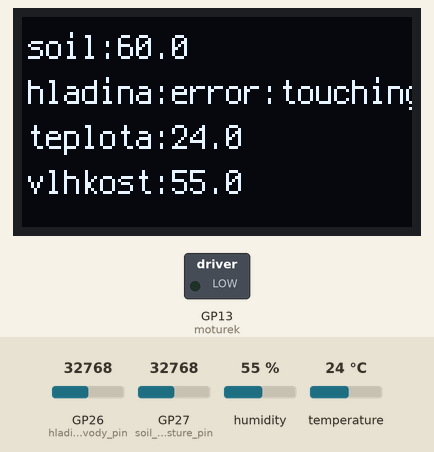
Simulated run of this program. Board: Raspberry Pi Pico running CircuitPython. On the bench: 130×70 one-colour display, switched loads named in the program (green lamp = pin HIGH). Inputs (shaded band) come from the test bench; at power-on: GP26 (hladina_vody_pin) = 32768, GP27 (soil_moisture_pin) = 32768, humidity 55 %, temperature 24 °C (analog values on the 0–65535 scale). Files the program writes start out absent; files that are not in the repository are absent; what the program prints to the serial console is not drawn.

Above: at 1.2 s.
1.3 s: GP26 (hladina_vody_pin) set to 17312
2.8 s: GP26 (hladina_vody_pin) set to 16256
At 3.5 s:
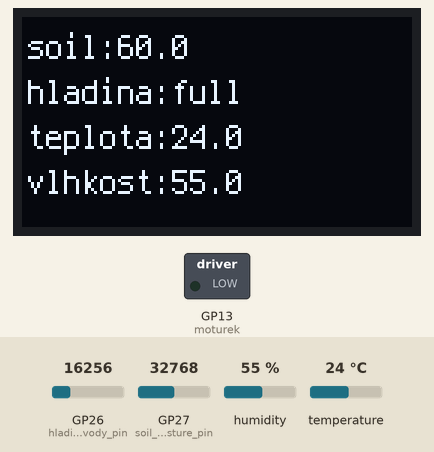
4.3 s: GP27 (soil_moisture_pin) set to 39968
At 5.2 s:
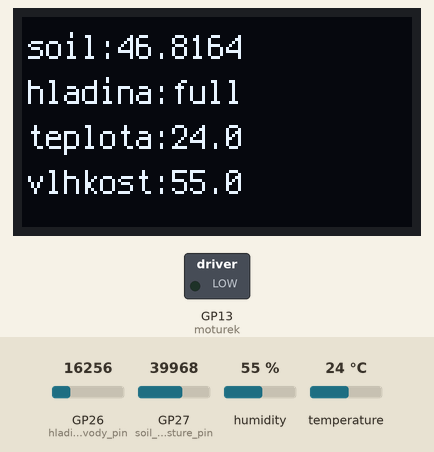
5.9 s: GP27 (soil_moisture_pin) set to 41472
At 16.07 s:
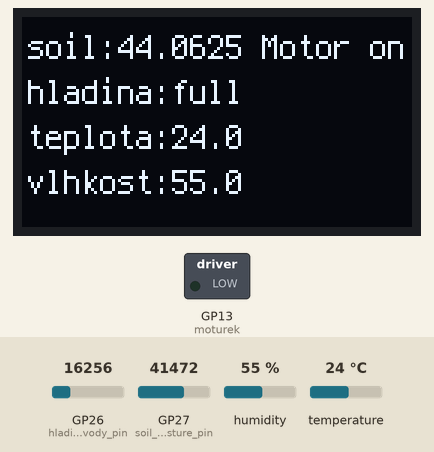
Timing chart, 0 to 29.4 s (numbered marks = the images above; inputs shaded):
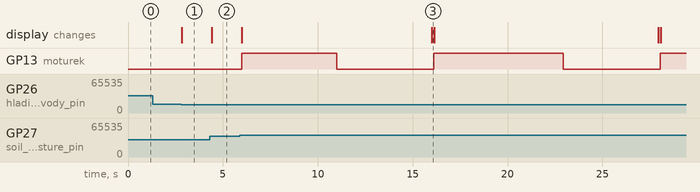

Measured:
- the behaviour switches between 16896 and 16880 on GP26 (hladina_vody_pin) (found by bisection; images 0 and 1)
- the behaviour switches between 40944 and 40960 on GP27 (soil_moisture_pin) (found by bisection; images 2 and 3)
- after the input at 1.3 s, every drawn part: stays the same
- after the input at 2.8 s, the display: changes at once (image 1)
- after the input at 4.3 s, the display: changes after 0.12 s (image 2)
- after the input at 5.9 s, GP13 (moturek): goes HIGH 5.0 s, LOW 5.1 s, HIGH 6.8 s, LOW 5.1 s, then HIGH, starting after 0.10 s; the display: first changes after 0.10 s (image 3 shows a later state)

The program:

code.py
```python
import time
import board
from analogio import AnalogIn
import digitalio
import busio
import displayio
import terminalio
from adafruit_display_text import label
from adafruit_displayio_sh1106 import SH1106
from digitalio import DigitalInOut, Direction, Pull
import adafruit_sht31d
import adafruit_sdcard
import storage


# premenne
doba_polievania = float(5)
cas_kontroly = 0.1
dry_val = 45
chcena_val = 60 # pozadovana vlhkost
filename = "doba_polievania"
filename2 = "vlhkost"
odmlka_senzoru = 5


# výška hladiny premenne
malo = 0.35
polovica = 0.56
akurat = 0.7
full = 0.85
error = 1.5

#SDcard
# Initialize SPI bus and pins
spi = busio.SPI(board.GP18, MOSI=board.GP19, MISO=board.GP16)
cs = digitalio.DigitalInOut(board.GP21)  # Chip select pin (pin 7)
# Initialize SD card object
sdcard = adafruit_sdcard.SDCard(spi, cs)
# Mount the SD card
vfs = storage.VfsFat(sdcard)
storage.mount(vfs, "/sd")
# Create a file and write data to it

try:
    with open("/sd/{0}.txt".format(filename), "r") as file:
        for line in file:
            pass
        doba_polievania = float(line)
        print(doba_polievania)
except:
    doba_polievania = doba_polievania


"""
THIS WORKS
with open("/sd/{0}.txt".format(filename), "a") as file:
    file.write("\n{0}".format(doba_polievania))
with open("/sd/{0}.txt".format(filename), "r") as file:
    for line in file:
        pass
    doba_polievania = line
    print(doba_polievania)
"""

# SHT30
i2c_sht30 = busio.I2C(scl=board.GP3, sda=board.GP2)
sensor = adafruit_sht31d.SHT31D(i2c_sht30)

# moturek definice
moturek = digitalio.DigitalInOut(board.GP13)
moturek.direction = digitalio.Direction.OUTPUT

# Display
displayio.release_displays()
sda_pin = board.GP0
scl_pin = board.GP1
i2c = busio.I2C(scl=scl_pin, sda=sda_pin)
display_bus = displayio.I2CDisplay(i2c, device_address=0x3C)
WIDTH = 130
HEIGHT = 70
display = SH1106(display_bus, width=WIDTH, height=HEIGHT, rotation=180)
display.auto_refresh = False
splash = displayio.Group()
display.show(splash)
# Draw a label
text = ""
text_area = label.Label(terminalio.FONT, text=text, color=0xFFFF00, x=2, y=10)
splash.append(text_area)

# soil moisture
soil_moisture_pin = AnalogIn(board.A1)
#hladina vody
hladina_vody_pin = AnalogIn(board.A0)


def get_voltage(pin):
    return (pin.value * 3.3) / 65536
def get_moisture_level(voltage):
    return 100-(voltage / 3.3)*100
    #return voltage/3.3


while True:

    print(doba_polievania)

    temperature = sensor.temperature
    humidity = sensor.relative_humidity
    print(f"Temperature: {temperature:.2f} C")
    print(f"Humidity: {humidity:.2f} %")

# Read the voltage from the soil moisture sensor
    voltage = get_voltage(soil_moisture_pin)
    voltage_hladina_vody = get_voltage(hladina_vody_pin)

# hodnoty výšky hladiny vody
    if voltage_hladina_vody <= malo:
        voltage_hladina_vody_value = 'malo'
    if voltage_hladina_vody <= polovica and voltage_hladina_vody >= malo:
        voltage_hladina_vody_value = 'polovica'
    if voltage_hladina_vody <= akurat and voltage_hladina_vody >= polovica:
        voltage_hladina_vody_value = 'akurat'
    if voltage_hladina_vody >= akurat and voltage_hladina_vody <= full:
        voltage_hladina_vody_value = 'full'
    if voltage_hladina_vody >= full:
        voltage_hladina_vody_value = 'error:touching'

# Calculate the moisture level percentage
    moisture_level = get_moisture_level(voltage)

    # Print the values
    #print("Soil Moisture Voltage: {:.2f} V".format(voltage))
    print("Soil Moisture Level: {:.2f}%".format(moisture_level*(120/100)))

    print()

    text_area.text = "soil:{0}\nhladina:{1}\nteplota:{2}\nvlhkost:{3}".format(moisture_level*(120/100),voltage_hladina_vody_value, temperature, humidity)
    display.refresh()

    if moisture_level*(120/100) <= dry_val:
        print('moturek on')
        moturek.value = True
        time.sleep(doba_polievania)
        moturek.value = False
        time.sleep(odmlka_senzoru)

        # znovu zneram hodnotu na moisture analog pine, aby som zistila novú hodnotu
        voltage = get_voltage(soil_moisture_pin)
        moisture_level = get_moisture_level(voltage)
        with open("/sd/{0}.txt".format(filename2), "a") as file:
            file.write("\n{0}".format(moisture_level*(120/100)))

        # algoritmus
        doba_polievania = doba_polievania*(chcena_val/(moisture_level*(120/100)))
        with open("/sd/{0}.txt".format(filename), "a") as file:
            file.write("\n{0}".format(doba_polievania))

        # display refresh
        text_area.text = "soil:{0} Motor on\nhladina:{1}\nteplota:{2}\nvlhkost:{3}".format(moisture_level*(120/100),voltage_hladina_vody_value, temperature, humidity)
        display.refresh()

        text_area.text = "soil:{0} Motor on\nhladina:{1}\nteplota:{2}\nvlhkost:{3}".format(moisture_level*(120/100),voltage_hladina_vody_value, temperature, humidity)
        display.refresh()
        #time.sleep(doba_polievania)

    else:
        print('moturek off')
        moturek.value = False
        text_area.text = "soil:{0}\nhladina:{1}\nteplota:{2}\nvlhkost:{3}".format(moisture_level*(120/100),voltage_hladina_vody_value, temperature, humidity)
        display.refresh()

# new doba_polievania value check
    try:
        with open("/sd/{0}.txt".format(filename), "r") as file:
            for line in file:
                pass
            doba_polievania = float(line)
            print(doba_polievania)
    except:
        doba_polievania = doba_polievania

    time.sleep(cas_kontroly)
```
